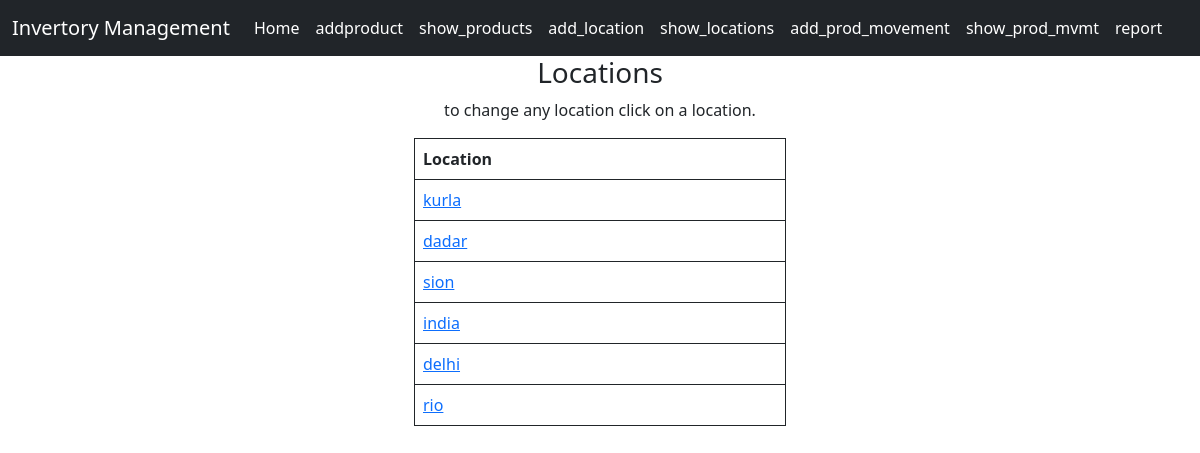
Page /showlocations on the committed database.
### app.py (models this page shows, shortened)
class Location(db.Model):
    location_id=db.Column(db.Integer,primary_key=True)
    Location_name=db.Column(db.String(70),unique=True)

### app.py (the view)
@app.route('/showlocations')
def show_locns():
    data = Location.query.all()
    return render_template('showlocations.html',locations=data)

### templates/showlocations.html
{% extends "base.html" %}
{% block content %}
    <div class="showlocn" align="center">
        <div class="container">
            <h3>Locations</h3>
            <div class="col-4">
                <p>to change any location click on a location.</p>
                <table class="table table-bordered border-dark border-2 rounded-1">
                    <thead class="thead-dark">
                        <th>Location</th>
                    </thead>
                    <tbody>
                        {% for lcn in locations %}
                        <tr>
                            <td><a href="/editlocation/{{ lcn.Location_name }}">{{ lcn.Location_name }}</a></td>
                        </tr>
                        {% endfor %}
                    </tbody>
                </table>
            </div>
        </div>
    </div>
{% endblock %}

### rows in the picture
Location: Location_name "kurla"
Location: Location_name "dadar"
Location: Location_name "sion"
Location: Location_name "india"
Location: Location_name "delhi"
Location: Location_name "rio"
